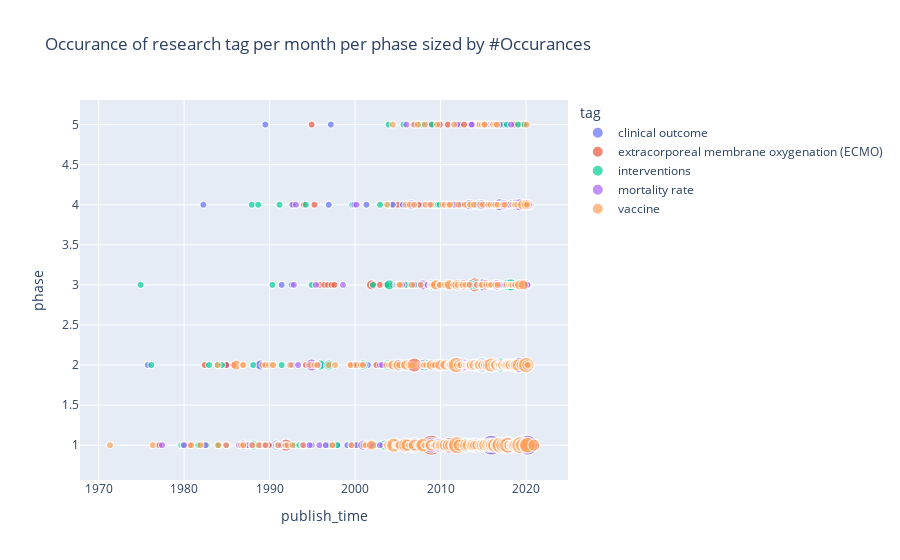

Notebook source saved alongside this figure:
### Code cell
fig = px.scatter(dummyDataHandler().get_pivot(), x="publish_time", y="phase",
         size="count", color="tag",
                 hover_name="tag", hover_data=['count'], title='Occurance of research tag per month per phase sized by #Occurances')
fig.show()

### Figure 1 — Plotly figure (JSON) as saved in the notebook; plotly's stock layout.template omitted (floating-point values rounded to 4 significant figures; data arrays with more than 128 entries replaced by an {"elided": "..."} marker saying what was removed)
{"data": [{"customdata": {"elided": "358x1 int values"}, "hoverlabel": {"namelength": 0}, "hovertemplate": "<b>%{hovertext}</b><br><br>tag=clinical outcome<br>publish_time=%{x}<br>phase=%{y}<br>count=%{customdata[0]}", "hovertext": {"elided": "358 str values"}, "legendgroup": "clinical outcome", "marker": {"color": "#636efa", "size": {"elided": "358 int values"}, "sizemode": "area", "sizeref": 0.02, "symbol": "circle"}, "mode": "markers", "name": "clinical outcome", "showlegend": true, "type": "scattergl", "x": {"elided": "358 str values"}, "xaxis": "x", "y": {"elided": "358 int values"}, "yaxis": "y"}, {"customdata": {"elided": "372x1 int values"}, "hoverlabel": {"namelength": 0}, "hovertemplate": "<b>%{hovertext}</b><br><br>tag=extracorporeal membrane oxygenation (ECMO)<br>publish_time=%{x}<br>phase=%{y}<br>count=%{customdata[0]}", "hovertext": {"elided": "372 str values"}, "legendgroup": "extracorporeal membrane oxygenation (ECMO)", "marker": {"color": "#EF553B", "size": {"elided": "372 int values"}, "sizemode": "area", "sizeref": 0.02, "symbol": "circle"}, "mode": "markers", "name": "extracorporeal membrane oxygenation (ECMO)", "showlegend": true, "type": "scattergl", "x": {"elided": "372 str values"}, "xaxis": "x", "y": {"elided": "372 int values"}, "yaxis": "y"}, {"customdata": {"elided": "372x1 int values"}, "hoverlabel": {"namelength": 0}, "hovertemplate": "<b>%{hovertext}</b><br><br>tag=interventions<br>publish_time=%{x}<br>phase=%{y}<br>count=%{customdata[0]}", "hovertext": {"elided": "372 str values"}, "legendgroup": "interventions", "marker": {"color": "#00cc96", "size": {"elided": "372 int values"}, "sizemode": "area", "sizeref": 0.02, "symbol": "circle"}, "mode": "markers", "name": "interventions", "showlegend": true, "type": "scattergl", "x": {"elided": "372 str values"}, "xaxis": "x", "y": {"elided": "372 int values"}, "yaxis": "y"}, {"customdata": {"elided": "358x1 int values"}, "hoverlabel": {"namelength": 0}, "hovertemplate": "<b>%{hovertext}</b><br><br>tag=mortality rate<br>publish_time=%{x}<br>phase=%{y}<br>count=%{customdata[0]}", "hovertext": {"elided": "358 str values"}, "legendgroup": "mortality rate", "marker": {"color": "#ab63fa", "size": {"elided": "358 int values"}, "sizemode": "area", "sizeref": 0.02, "symbol": "circle"}, "mode": "markers", "name": "mortality rate", "showlegend": true, "type": "scattergl", "x": {"elided": "358 str values"}, "xaxis": "x", "y": {"elided": "358 int values"}, "yaxis": "y"}, {"customdata": {"elided": "372x1 int values"}, "hoverlabel": {"namelength": 0}, "hovertemplate": "<b>%{hovertext}</b><br><br>tag=vaccine<br>publish_time=%{x}<br>phase=%{y}<br>count=%{customdata[0]}", "hovertext": {"elided": "372 str values"}, "legendgroup": "vaccine", "marker": {"color": "#FFA15A", "size": {"elided": "372 int values"}, "sizemode": "area", "sizeref": 0.02, "symbol": "circle"}, "mode": "markers", "name": "vaccine", "showlegend": true, "type": "scattergl", "x": {"elided": "372 str values"}, "xaxis": "x", "y": {"elided": "372 int values"}, "yaxis": "y"}], "layout": {"legend": {"itemsizing": "constant", "title": {"text": "tag"}, "tracegroupgap": 0}, "title": {"text": "Occurance of research tag per month per phase sized by #Occurances"}, "xaxis": {"anchor": "y", "domain": [0, 1], "title": {"text": "publish_time"}}, "yaxis": {"anchor": "x", "domain": [0, 1], "title": {"text": "phase"}}}}
